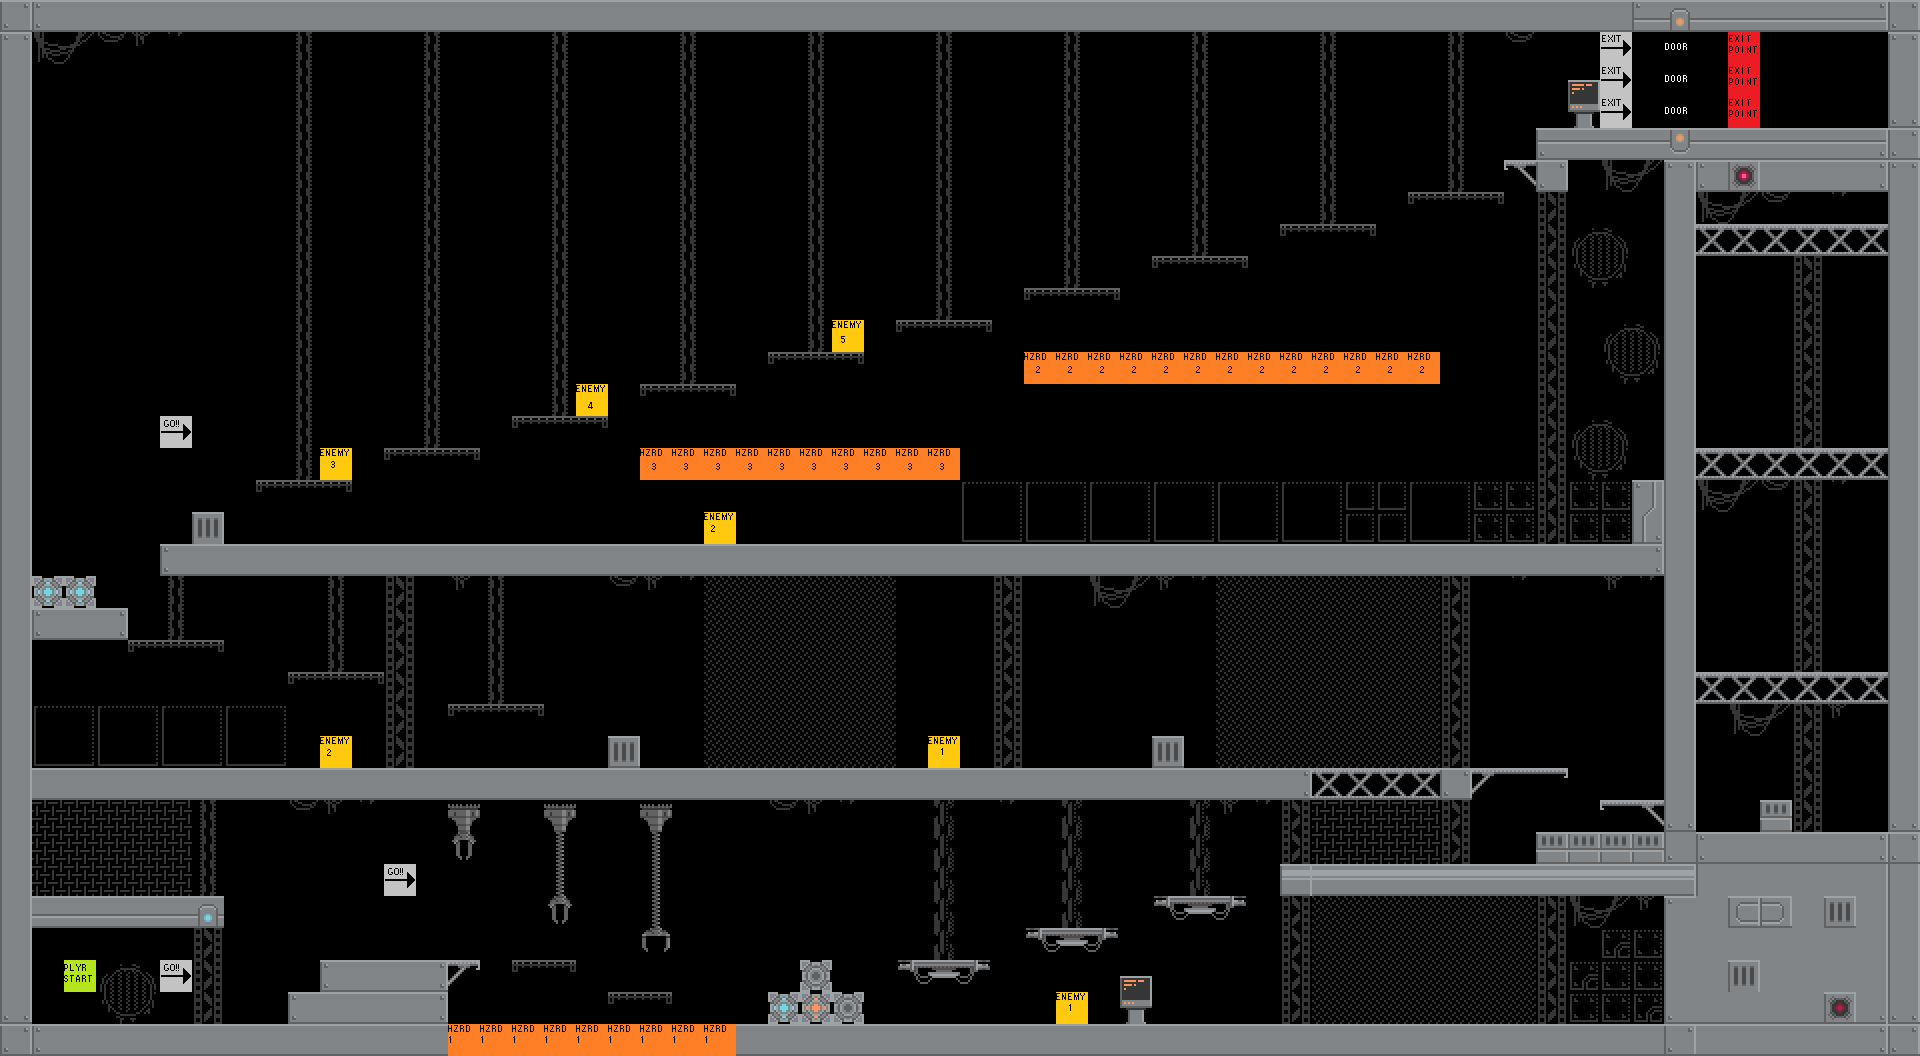

This is a level from a 2D game, rendered from its Tiled map with the project's own tilesets. A one-line summary and the complete map file follow:
An orthogonal 60x33 tile map with 32x32 px tiles, 1 tile layer (Tile Layer 1).

<map version="1.2" tiledversion="1.3.3" orientation="orthogonal" renderorder="right-down" width="60" height="33" tilewidth="32" tileheight="32" infinite="0" nextlayerid="2" nextobjectid="1">
 <editorsettings>
  <export target="debugLevel.csv" format="csv" />
 </editorsettings>
 <tileset firstgid="1" source="worldTiles.tsx" />
 <layer id="1" name="Tile Layer 1" width="60" height="33">
  <data encoding="csv">
8,20,21,21,21,21,21,21,21,21,21,21,21,21,21,21,21,21,21,21,21,21,21,21,21,21,21,21,21,21,21,21,21,21,21,21,21,21,21,21,21,21,21,21,21,21,21,21,21,21,21,25,29,26,26,26,26,26,30,8,
7,73,74,75,76,77,0,0,0,78,0,0,0,78,0,0,0,78,0,0,0,78,0,0,0,78,0,0,0,78,0,0,0,78,0,0,0,78,0,0,0,78,0,0,0,78,0,75,0,0,106,0,126,0,128,0,0,0,0,7,
15,0,0,0,0,0,0,0,0,78,0,0,0,78,0,0,0,78,0,0,0,78,0,0,0,78,0,0,0,78,0,0,0,78,0,0,0,78,0,0,0,78,0,0,0,78,0,0,0,96,106,0,126,0,128,0,0,0,0,15,
15,0,0,0,0,0,0,0,0,78,0,0,0,78,0,0,0,78,0,0,0,78,0,0,0,78,0,0,0,78,0,0,0,78,0,0,0,78,0,0,0,78,0,0,0,78,0,0,0,104,106,0,126,0,128,0,0,0,0,23,
15,0,0,0,0,0,0,0,0,78,0,0,0,78,0,0,0,78,0,0,0,78,0,0,0,78,0,0,0,78,0,0,0,78,0,0,0,78,0,0,0,78,0,0,0,78,0,0,33,34,34,34,37,34,34,34,34,34,38,8,
15,0,0,0,0,0,0,0,0,78,0,0,0,78,0,0,0,78,0,0,0,78,0,0,0,78,0,0,0,78,0,0,0,78,0,0,0,78,0,0,0,78,0,0,0,78,0,70,8,0,73,74,7,20,53,21,21,21,22,7,
15,0,0,0,0,0,0,0,0,78,0,0,0,78,0,0,0,78,0,0,0,78,0,0,0,78,0,0,0,78,0,0,0,78,0,0,0,78,0,0,0,78,0,0,61,62,63,0,102,0,0,0,15,73,74,75,0,77,0,15,
15,0,0,0,0,0,0,0,0,78,0,0,0,78,0,0,0,78,0,0,0,78,0,0,0,78,0,0,0,78,0,0,0,78,0,0,0,78,0,0,61,62,63,0,0,0,0,0,102,92,93,0,15,71,71,71,71,71,71,15,
15,0,0,0,0,0,0,0,0,78,0,0,0,78,0,0,0,78,0,0,0,78,0,0,0,78,0,0,0,78,0,0,0,78,0,0,61,62,63,0,0,0,0,0,0,0,0,0,102,100,101,0,15,0,0,0,102,0,0,15,
15,0,0,0,0,0,0,0,0,78,0,0,0,78,0,0,0,78,0,0,0,78,0,0,0,78,0,0,0,78,0,0,61,62,63,0,0,0,0,0,0,0,0,0,0,0,0,0,102,0,0,0,15,0,0,0,102,0,0,15,
15,0,0,0,0,0,0,0,0,78,0,0,0,78,0,0,0,78,0,0,0,78,0,0,0,78,111,0,61,62,63,0,0,0,0,0,0,0,0,0,0,0,0,0,0,0,0,0,102,0,92,93,15,0,0,0,102,0,0,15,
15,0,0,0,0,0,0,0,0,78,0,0,0,78,0,0,0,78,0,0,0,78,0,0,61,62,63,0,0,0,0,0,124,124,124,124,124,124,124,124,124,124,124,124,124,0,0,0,102,0,100,101,15,0,0,0,102,0,0,15,
15,0,0,0,0,0,0,0,0,78,0,0,0,78,0,0,0,78,110,0,61,62,63,0,0,0,0,0,0,0,0,0,0,0,0,0,0,0,0,0,0,0,0,0,0,0,0,0,102,0,0,0,15,0,0,0,102,0,0,15,
15,0,0,0,0,105,0,0,0,78,0,0,0,78,0,0,61,62,63,0,0,0,0,0,0,0,0,0,0,0,0,0,0,0,0,0,0,0,0,0,0,0,0,0,0,0,0,0,102,92,93,0,15,0,0,0,102,0,0,15,
15,0,0,0,0,0,0,0,0,78,109,0,61,62,63,0,0,0,0,0,125,125,125,125,125,125,125,125,125,125,0,0,0,0,0,0,0,0,0,0,0,0,0,0,0,0,0,0,102,100,101,0,15,71,71,71,71,71,71,15,
15,0,0,0,0,0,0,0,61,62,63,0,0,0,0,0,0,0,0,0,0,0,0,0,0,0,0,0,0,0,89,90,89,90,89,90,89,90,89,90,89,90,91,91,89,90,85,85,102,85,85,6,15,73,74,75,102,77,0,15,
15,0,0,0,0,0,4,0,0,0,0,0,0,0,0,0,0,0,0,0,0,0,108,0,0,0,0,0,0,0,97,98,97,98,97,98,97,98,97,98,97,98,91,91,97,98,85,85,102,85,85,14,15,0,0,0,102,0,0,15,
15,0,0,0,0,20,21,21,21,21,21,21,21,21,21,21,21,21,21,21,21,21,21,21,21,21,21,21,21,21,21,21,21,21,21,21,21,21,21,21,21,21,21,21,21,21,21,21,21,21,21,22,15,0,0,0,102,0,0,15,
15,57,57,0,0,78,0,0,0,0,78,0,102,0,76,78,0,0,0,75,76,77,82,82,82,82,82,82,0,0,0,102,0,0,73,74,76,77,82,82,82,82,82,82,82,102,0,77,0,0,76,77,15,0,0,0,102,0,0,15,
15,20,21,22,0,78,0,0,0,0,78,0,102,0,0,78,0,0,0,0,0,0,82,82,82,82,82,82,0,0,0,102,0,0,0,0,0,0,82,82,82,82,82,82,82,102,0,0,0,0,0,0,15,0,0,0,102,0,0,15,
15,0,0,0,61,62,63,0,0,0,78,0,102,0,0,78,0,0,0,0,0,0,82,82,82,82,82,82,0,0,0,102,0,0,0,0,0,0,82,82,82,82,82,82,82,102,0,0,0,0,0,0,15,0,0,0,102,0,0,15,
15,0,0,0,0,0,0,0,0,61,62,63,102,0,0,78,0,0,0,0,0,0,82,82,82,82,82,82,0,0,0,102,0,0,0,0,0,0,82,82,82,82,82,82,82,102,0,0,0,0,0,0,15,71,71,71,71,71,71,15,
15,89,90,89,90,89,90,89,90,0,0,0,102,0,61,62,63,0,0,0,0,0,82,82,82,82,82,82,0,0,0,102,0,0,0,0,0,0,82,82,82,82,82,82,82,102,0,0,0,0,0,0,15,0,73,74,102,76,0,15,
15,97,98,97,98,97,98,97,98,0,108,0,102,0,0,0,0,0,0,13,0,0,82,82,82,82,82,82,0,107,0,102,0,0,0,0,13,0,82,82,82,82,82,82,82,102,0,0,0,0,0,0,15,0,0,0,102,0,0,15,
15,21,21,21,21,21,21,21,21,21,21,21,21,21,21,21,21,21,21,21,21,21,21,21,21,21,21,21,21,21,21,21,21,21,21,21,21,21,21,21,22,71,71,71,71,8,67,68,69,0,0,0,15,0,0,0,102,0,0,15,
15,81,81,81,81,81,78,0,0,75,76,77,0,0,79,0,0,79,0,0,79,0,0,0,75,76,77,0,0,94,0,77,0,94,0,0,0,94,76,77,102,81,81,81,81,102,0,0,0,0,65,66,23,0,0,5,102,0,0,23,
15,81,81,81,81,81,78,0,0,0,0,0,0,0,103,0,0,87,0,0,87,0,0,0,0,0,0,0,0,94,0,0,0,94,0,0,0,94,0,0,102,81,81,81,81,102,0,0,5,5,5,5,17,20,21,21,21,21,22,8,
15,81,81,81,81,81,78,0,0,0,0,0,105,0,0,0,0,87,0,0,87,0,0,0,0,0,0,0,0,94,0,0,0,94,0,0,0,94,0,0,41,43,43,43,43,43,43,43,43,43,43,43,44,9,10,10,10,10,11,15,
15,26,26,26,26,26,28,0,0,0,0,0,0,0,0,0,0,103,0,0,87,0,0,0,0,0,0,0,0,94,0,0,0,94,0,0,58,59,60,0,102,82,82,82,82,82,82,82,102,73,74,76,1,10,49,50,10,13,11,15,
15,0,0,0,0,0,102,0,0,0,0,0,0,0,0,0,0,0,0,0,95,0,0,0,0,0,0,0,0,94,0,0,58,59,60,0,0,0,0,0,102,82,82,82,82,82,82,82,102,0,84,85,9,10,10,10,10,10,11,15,
15,0,64,92,93,105,102,0,0,0,20,21,21,22,72,0,61,63,0,0,0,0,0,0,0,48,0,0,58,59,60,0,0,0,0,96,0,0,0,0,102,82,82,82,82,82,82,82,102,84,85,85,9,10,4,10,10,10,11,15,
23,0,0,100,101,0,102,0,0,20,21,21,21,22,0,0,0,0,0,61,63,0,0,0,57,56,48,0,0,0,0,0,0,107,0,88,0,0,0,0,102,82,82,82,82,82,82,82,102,85,85,84,17,18,18,18,18,54,19,23,
8,20,21,21,21,21,21,21,21,21,21,21,21,21,123,123,123,123,123,123,123,123,123,21,21,21,21,21,21,21,21,21,21,21,21,21,21,21,21,21,21,21,21,21,21,21,21,21,21,21,21,21,8,21,21,21,21,21,22,8
</data>
 </layer>
</map>